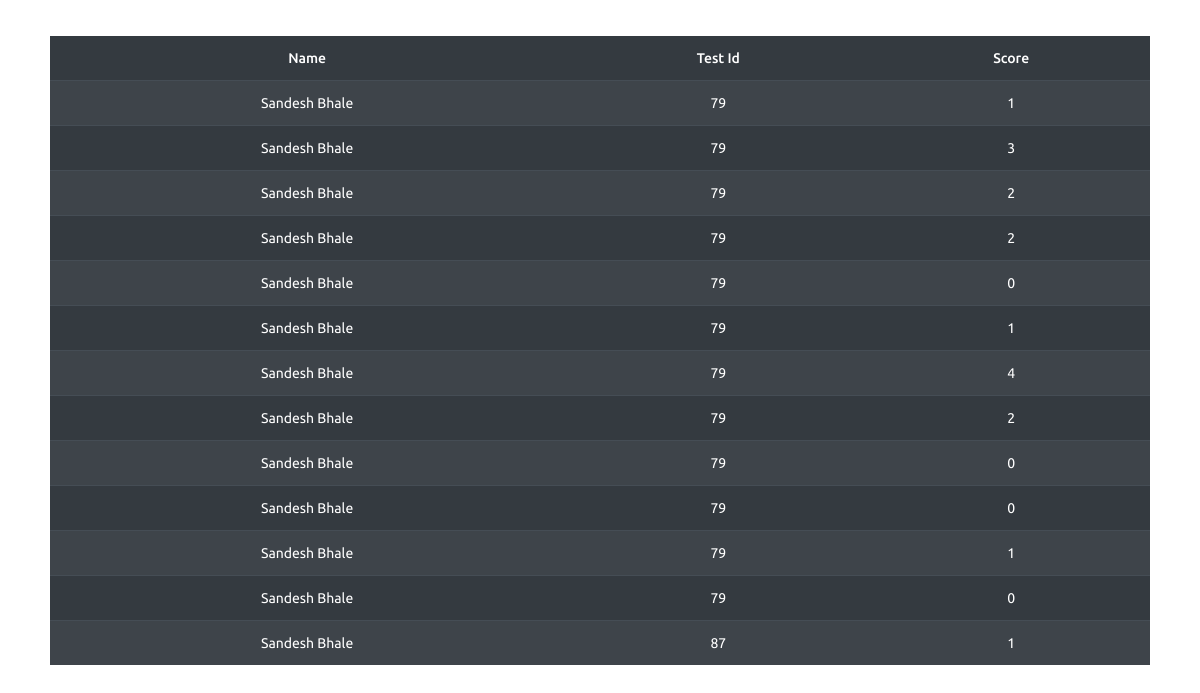
/finalproject1/eandtc/showuser.php, run on the app's committed database.
### tables this page shows
CREATE TABLE `mst_result` (
  `login` varchar(255) DEFAULT NULL,
  `test_id` int(5) DEFAULT NULL,
  `test_date` date DEFAULT NULL,
  `score` int(3) DEFAULT NULL,
  `branch` varchar(255) NOT NULL
);

### finalproject1/eandtc/showuser.php (the view, shortened to what this page needs)
<!DOCTYPE HTML PUBLIC "-//W3C//DTD HTML 4.01 Transitional//EN" "http://www.w3.org/TR/html4/loose.dtd">
<html>
<head>
<link rel="stylesheet" href="../assets/vendors/mdi/css/materialdesignicons.min.css">
<link rel="stylesheet" href="../assets/vendors/css/vendor.bundle.base.css">
<link rel="stylesheet" href="../assets/css/main.css">
<link rel="stylesheet" href="../assets/css/style.css">
<link rel="stylesheet" href="https://cdnjs.cloudflare.com/ajax/libs/font-awesome/5.15.3/css/all.min.css" />
</head>
<body class="bg-white">
<?php
include("header.php");
include("dbcon.php");
?>
	<div class="container">
		<table class="mt-3 mx-auto table table-striped table-dark text-center border-3 table-responsive-sm"style="width:100%;">
			<thead class="thead-dark">
			<tr>
				<th>Name</th>
				<th>Test Id</th>
				<th>Score</th>
			</tr>
			</thead>
			<tbody>
			<?php
				$sql=mysqli_query($con,"Select * From mst_result where branch='E&TC'");
				while($result=mysqli_fetch_assoc($sql)){
			?>
			<tr>
				<td><?php echo $result['login']; ?></td>
				<td><?php echo $result['test_id']; ?></td>
				<td><?php echo $result['score']; ?></td>
			</tr>
				<?php } ?>
			</tbody>
		</table>
	</div>
</body>
</html>

### finalproject1/assets/css/main.css (style rules this page uses)
body { margin-top:20px; color: #1a202c; text-align: left; background-color: #f2edf3 !important; }
.container { display: flex; }

### finalproject1/eandtc/header.php (style rules this page uses)
table { margin-left:7%; }

### data on the page
mst_result: login "Sandesh Bhale", test "79", score "1"
mst_result: login "Sandesh Bhale", test "79", score "3"
mst_result: login "Sandesh Bhale", test "79", score "2"
mst_result: login "Sandesh Bhale", test "79", score "2"
mst_result: login "Sandesh Bhale", test "79", score "0"
mst_result: login "Sandesh Bhale", test "79", score "1"
mst_result: login "Sandesh Bhale", test "79", score "4"
mst_result: login "Sandesh Bhale", test "79", score "2"
mst_result: login "Sandesh Bhale", test "79", score "0"
mst_result: login "Sandesh Bhale", test "79", score "0"
mst_result: login "Sandesh Bhale", test "79", score "1"
mst_result: login "Sandesh Bhale", test "79", score "0"
mst_result: login "Sandesh Bhale", test "87", score "1"
